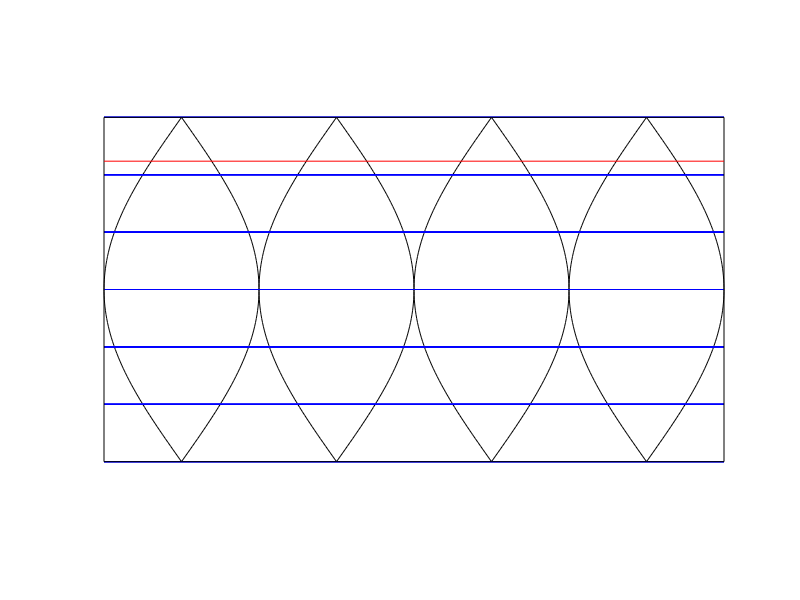

Reproduce this figure in MATLAB.
% split a sphere into lunes (outside of the wedge)
clear;
clc;

%%%%%%%%%%%%%%%%%%%%%%%%%%%%%%%%%%%%%%%%%%%%%%%%%%%%%%%%%%%%%%%%
% USER INPUTS

% pick one
%c = 100; % circumference
%r = 1; % radius
d = 10; % diameter

n = 6;  % points in curves
m = 4;   % number of lunes
q = m;   % number of lunes to display
z = 90;  % accurate curves

%%%%%%%%%%%%%%%%%%%%%%%%%%%%%%%%%%%%%%%%%%%%%%%%%%%%%%%%%%%%%%%%
% CAULCULATED VALUES

if exist('c', 'var') && ~exist('r', 'var') && ~exist('d', 'var')
    r = c / (2 * pi);
    d = r * 2;
elseif ~exist('c', 'var') && exist('r', 'var') && ~exist('d', 'var')
    d = r * 2;
    c = r * (2 * pi);
elseif ~exist('c', 'var') && ~exist('r', 'var') && exist('d', 'var')
    r = d / 2;
    c = r * (2 * pi);
else
    disp('ERROR: Sphere is overdefined.')
    disp('PICK 1: c, r, d')
end

phi = 2 * pi / m;

nr = r * sin(phi / 2);
theta = linspace(-pi/2, pi/2, n+1);

tx = nr * cos(theta);
ty = linspace(-c/4, c/4, n+1);

%%%%%%%%%%%%%%%%%%%%%%%%%%%%%%%%%%%%%%%%%%%%%%%%%%%%%%%%%%%%%%%%
% LUNE CURVES

x = nr * cos(linspace(-pi/2, pi/2, z));
y = linspace(-c/4, c/4, z);

x = [x, -fliplr(x)];
y = [y,  fliplr(y)];

%%%%%%%%%%%%%%%%%%%%%%%%%%%%%%%%%%%%%%%%%%%%%%%%%%%%%%%%%%%%%%%%
% INTERIOR LINES

x2 = [tx ; -tx; NaN * ones(size(tx))];
x2 = x2(:);
y2 = repelem(ty,3);


%%%%%%%%%%%%%%%%%%%%%%%%%%%%%%%%%%%%%%%%%%%%%%%%%%%%%%%%%%%%%%%%
% EXTERIOR LINES

total_visible_width = q * 2 * nr;

x3 = repmat([0 1 NaN]*total_visible_width, n + 1);
y3 = repelem(ty, 3);

%%%%%%%%%%%%%%%%%%%%%%%%%%%%%%%%%%%%%%%%%%%%%%%%%%%%%%%%%%%%%%%%
% PRINT

lune_width = (2 * nr) / 2.54;

disp('width list')
blarg = tx' * 2 / 2.54;
for ii = blarg
    fprintf('%10.2f\n', ii);
end

%%%%%%%%%%%%%%%%%%%%%%%%%%%%%%%%%%%%%%%%%%%%%%%%%%%%%%%%%%%%%%%%
% PLOT

figure(1);
clf;
hold on;

for ii = 1:q
    % lune
    plot((ii - 0.5) * 2 * nr + x,  y,  'k');
    % lines interior to lune
    plot((ii - 0.5) * 2 * nr + x2, y2, 'b');
end

% draw lines across
plot(x3, y3, 'b');

% border
plot([0 0 1 1 0]*total_visible_width, [-1 1 1 -1 -1]*c/4, 'k');

% cut line
plot([0 1]*total_visible_width, [1 1]*(c/4 - 2), 'r');

axis('equal');
axis('off');
hold off;

saveas(1, 'orb_sphere_pattern.svg')

